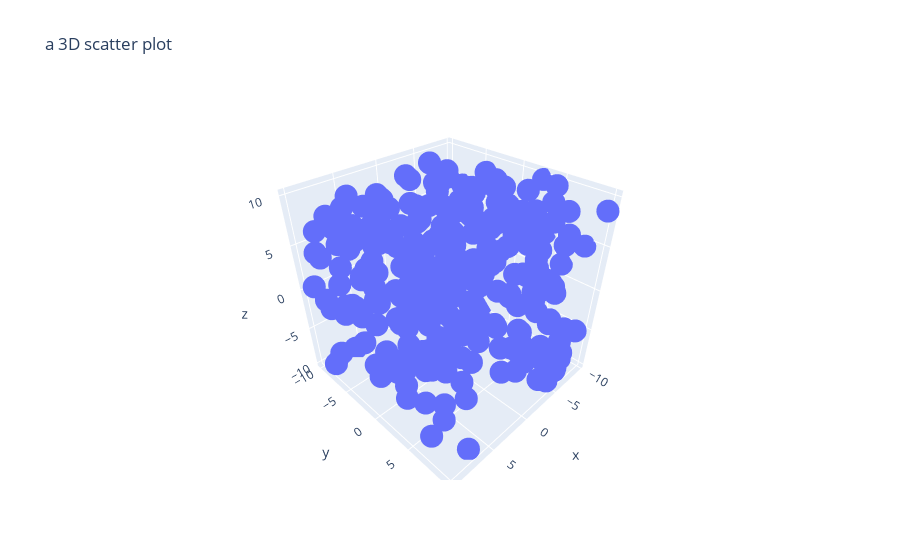

Here is the notebook cell this chart was saved with:
### Code cell
fig=px.scatter_3d(x=df.X,y=df.Y, z=df.Z, title='a 3D scatter plot')
fig.show()

### Figure 1 — Plotly figure (JSON) as saved in the notebook; plotly's stock layout.template omitted (floating-point values rounded to 4 significant figures; data arrays with more than 128 entries replaced by an {"elided": "..."} marker saying what was removed)
{"data": [{"hovertemplate": "x=%{x}<br>y=%{y}<br>z=%{z}<extra></extra>", "legendgroup": "", "marker": {"color": "#636efa", "symbol": "circle"}, "mode": "markers", "name": "", "scene": "scene", "showlegend": false, "type": "scatter3d", "x": {"elided": "300 float values"}, "y": {"elided": "300 float values"}, "z": {"elided": "300 float values"}}], "layout": {"legend": {"tracegroupgap": 0}, "scene": {"domain": {"x": [0, 1], "y": [0, 1]}, "xaxis": {"title": {"text": "x"}}, "yaxis": {"title": {"text": "y"}}, "zaxis": {"title": {"text": "z"}}}, "title": {"text": "a 3D scatter plot"}}}
